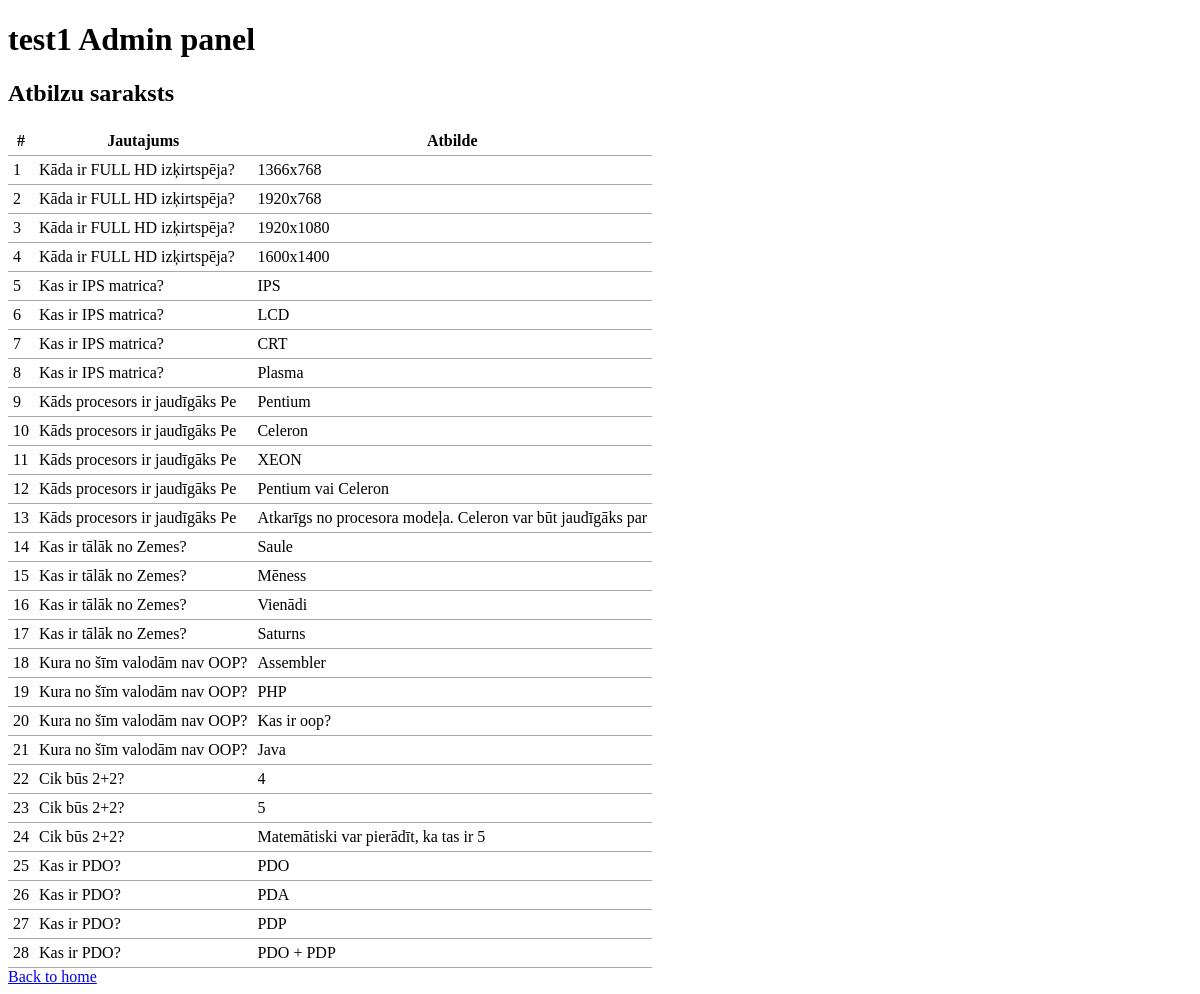
Page /11/read-answ.php on the committed database.
### tables this page shows
CREATE TABLE `test1_atbildes` (
  `id` int(11) UNSIGNED NOT NULL,
  `jautajums` varchar(30) NOT NULL,
  `atbilde` varchar(60) NOT NULL,
  `jaut_num` int(3) DEFAULT NULL,
  `date` timestamp NOT NULL DEFAULT CURRENT_TIMESTAMP ON UPDATE CURRENT_TIMESTAMP
);

### common.php (called while the page is built, shortened)
<?php
function escape($html) {
    return htmlspecialchars($html, ENT_QUOTES | ENT_SUBSTITUTE, "UTF-8");
}

### 11/read-answ.php (the view)
<?php
require "../config.php";
require "../common.php";
try {
  $connection = new PDO($dsn, $username, $password, $options);
  $sql = "SELECT * FROM test1_atbildes";
  $statement = $connection->prepare($sql);
  $statement->execute();
  $result = $statement->fetchAll();
} catch(PDOException $error) {
  echo $sql . "<br>" . $error->getMessage();
}
?>
<?php require "templates/header.php"; ?>
<h2>Atbilzu saraksts</h2>
<table>
    <thead>
        <tr>
            <th>#</th>
            <th>Jautajums</th>
            <th>Atbilde</th>
        </tr>
    </thead>
    <tbody>
    <?php foreach ($result as $row) : ?>
        <tr>
            <td><?php echo escape($row["id"]); ?></td>
            <td><?php echo escape($row["jautajums"]); ?></td>
            <td><?php echo escape($row["atbilde"]); ?></td>
        </tr>
    <?php endforeach; ?>
    </tbody>
</table>
<a href="index.php">Back to home</a>
<?php require "templates/footer.php"; ?>

### 11/css/style.css (style rules this page uses)
table { border-collapse: collapse; border-spacing: 0; }
td, th { padding: 5px; border-bottom: 1px solid #aaa; }

### rows in the picture
test1_atbildes: id "1", jautajums "Kāda ir FULL HD izķirtspēja?", atbilde "1366x768"
test1_atbildes: id "2", jautajums "Kāda ir FULL HD izķirtspēja?", atbilde "1920x768"
test1_atbildes: id "3", jautajums "Kāda ir FULL HD izķirtspēja?", atbilde "1920x1080"
test1_atbildes: id "4", jautajums "Kāda ir FULL HD izķirtspēja?", atbilde "1600x1400"
test1_atbildes: id "5", jautajums "Kas ir IPS matrica?", atbilde "IPS"
test1_atbildes: id "6", jautajums "Kas ir IPS matrica?", atbilde "LCD"
test1_atbildes: id "7", jautajums "Kas ir IPS matrica?", atbilde "CRT"
test1_atbildes: id "8", jautajums "Kas ir IPS matrica?", atbilde "Plasma"
test1_atbildes: id "9", jautajums "Kāds procesors ir jaudīgāks Pe", atbilde "Pentium"
test1_atbildes: id "10", jautajums "Kāds procesors ir jaudīgāks Pe", atbilde "Celeron"
test1_atbildes: id "11", jautajums "Kāds procesors ir jaudīgāks Pe", atbilde "XEON"
test1_atbildes: id "12", jautajums "Kāds procesors ir jaudīgāks Pe", atbilde "Pentium vai Celeron"
test1_atbildes: id "13", jautajums "Kāds procesors ir jaudīgāks Pe", atbilde "Atkarīgs no procesora modeļa. Celeron var būt jaudīgāks par"
test1_atbildes: id "14", jautajums "Kas ir tālāk no Zemes?", atbilde "Saule"
test1_atbildes: id "15", jautajums "Kas ir tālāk no Zemes?", atbilde "Mēness"
test1_atbildes: id "16", jautajums "Kas ir tālāk no Zemes?", atbilde "Vienādi"
test1_atbildes: id "17", jautajums "Kas ir tālāk no Zemes?", atbilde "Saturns"
test1_atbildes: id "18", jautajums "Kura no šīm valodām nav OOP?", atbilde "Assembler"
test1_atbildes: id "19", jautajums "Kura no šīm valodām nav OOP?", atbilde "PHP"
test1_atbildes: id "20", jautajums "Kura no šīm valodām nav OOP?", atbilde "Kas ir oop?"
test1_atbildes: id "21", jautajums "Kura no šīm valodām nav OOP?", atbilde "Java"
test1_atbildes: id "22", jautajums "Cik būs 2+2?", atbilde "4"
test1_atbildes: id "23", jautajums "Cik būs 2+2?", atbilde "5"
test1_atbildes: id "24", jautajums "Cik būs 2+2?", atbilde "Matemātiski var pierādīt, ka tas ir 5"
test1_atbildes: id "25", jautajums "Kas ir PDO?", atbilde "PDO"
test1_atbildes: id "26", jautajums "Kas ir PDO?", atbilde "PDA"
test1_atbildes: id "27", jautajums "Kas ir PDO?", atbilde "PDP"
test1_atbildes: id "28", jautajums "Kas ir PDO?", atbilde "PDO + PDP"
